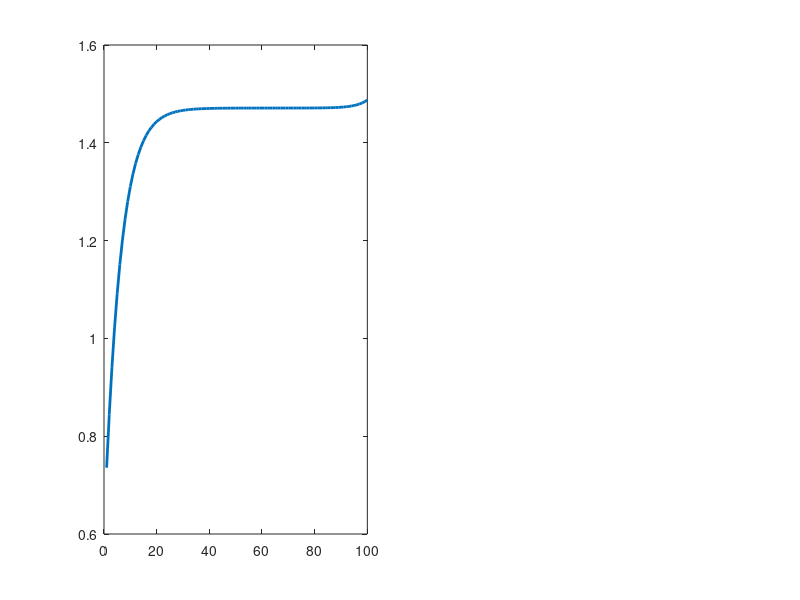

Source code (MATLAB): (Note: this script raises an error after producing the figure.)
%% One Country Test of Chi recovery
clear; clc; close all;
% Parameters
alpha = 0.3;   % Capital share
beta  = 0.95;  % Discount factor
delta = 0.1;   % Depreciation rate

% Initial Conditions
k0 = 0.7356;      
c0 = 0.637769;    

%  Algorithm Parameters
T = 100;           
tol = 1e-10;        
max_iter = 1000;    

% Bisection bounds for chi
chi_low  = 0.5;
chi_high = 5.0;

path_converged = false;
% initiate vectors to save within tolerance paths
best_k = zeros(T, 1);
best_c = zeros(T, 1);
best_error = Inf;
best_chi = NaN;

% Shooting Loop
for iter = 1:max_iter
    chi = (chi_low + chi_high) / 2;

    % Steady state depends on the current chi guess
    k_ss = ( alpha / (chi * (1/beta - (1-delta))) ) ^ ( 1 / (1-alpha) );

    k = zeros(T, 1);
    c = zeros(T, 1);
    x = zeros(T, 1);
    k(1) = k0;
    c(1) = c0;
    exploded = false;
    explode_type = '';  % 'collapse' or 'overaccumulate'

    for t = 1:T-1
        % Resource constraint: C_t + chi*X_t = K_t^alpha
        x(t) = (k(t)^alpha - c(t)) / chi;
        if x(t) <= 0 || c(t) <= 0 || isnan(x(t))
            exploded = true;
            explode_type = 'collapse';
            break;
        end
        % Capital law of motion
        k(t+1) = x(t) + (1 - delta) * k(t);
        % Euler equation for next period consumption
        c(t+1) = c(t) * beta * ((alpha/chi) * (k(t+1)^(alpha - 1)) + (1 - delta));
        if c(t+1) <= 0 || isnan(c(t+1))
            exploded = true;
            explode_type = 'collapse';
            break;
        end
        if k(t+1) > 3 * k_ss || k(t+1) < 0
            exploded = true;
            explode_type = 'overaccumulate';
            break;
        end
    end

    if exploded
        if strcmp(explode_type, 'overaccumulate')
            chi_high = chi;   % chi too HIGH -> capital exploded upward
        else
            chi_low = chi;    % chi too LOW  -> collapsed
        end
    else
        error_term = k(end) - k_ss;
        % Track the best non-exploded path seen so far
        if abs(error_term) < best_error
            best_error = abs(error_term);
            best_k = k;
            best_c = c;
            best_chi = chi;
        end
        if error_term > 0
            chi_high = chi;
        else
            chi_low = chi;
        end
    end

    % Converged once the bracket is tight enough
    if (chi_high - chi_low) < tol
        path_converged = true;
        break;
    end
end

if ~path_converged
    warning('Shooting algorithm reached max_iter without narrowing the chi bracket to tolerance.');
else
    fprintf('Converged ( %d iterations)\n', iter);
end
fprintf(' chi = %.8f\n', (chi_low + chi_high)/2);

%% 5. Plot Results
chi_hat = (chi_low + chi_high)/2;
k_ss = ( alpha / (chi_hat * (1/beta - (1-delta))) ) ^ ( 1 / (1-alpha) );
x_ss = delta * k_ss;
c_ss = (k_ss^alpha) - chi_hat * x_ss;

figure('Color', 'white', 'Position', [100, 100, 1000, 450]);
subplot(1, 2, 1);
plot(1:T, best_k, 'LineWidth', 2);
hold on;
yline(k_ss, '--r', 'Steady State', 'LineWidth', 1.5);
xlabel('Time (t)', 'FontSize', 11);
ylabel('Capital (K_t)', 'FontSize', 11);
title('Capital Dynamics', 'FontSize', 12, 'FontWeight', 'bold');
grid on;
subplot(1, 2, 2);
plot(1:T, best_c, 'LineWidth', 2, 'Color', 'm');
hold on;
yline(c_ss, '--r', 'Steady State', 'LineWidth', 1.5);
xlabel('Time (t)', 'FontSize', 11);
ylabel('Consumption (C_t)', 'FontSize', 11);
title('Consumption Dynamics', 'FontSize', 12, 'FontWeight', 'bold');
grid on;
